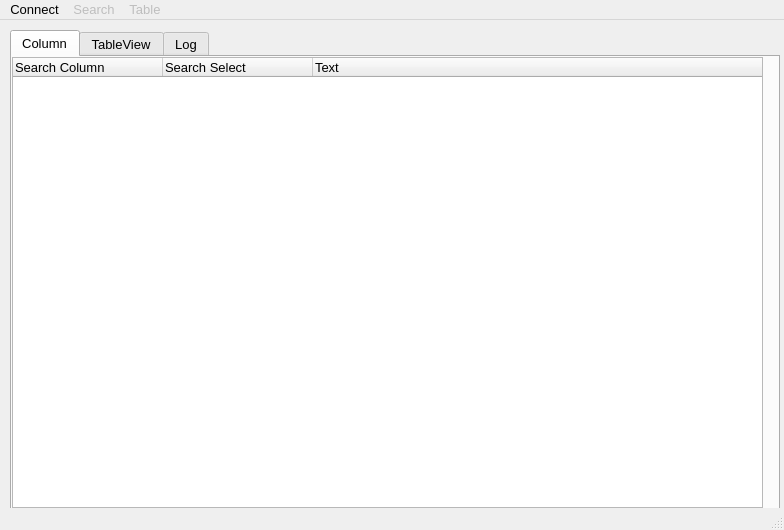
<?xml version="1.0" encoding="UTF-8"?>
<ui version="4.0">
 <class>MainWindow</class>
 <widget class="QMainWindow" name="MainWindow">
  <property name="geometry">
   <rect>
    <x>0</x>
    <y>0</y>
    <width>784</width>
    <height>530</height>
   </rect>
  </property>
  <property name="font">
   <font>
    <family>Arial</family>
    <pointsize>10</pointsize>
   </font>
  </property>
  <property name="windowTitle">
   <string>MainWindow</string>
  </property>
  <widget class="QWidget" name="centralwidget">
   <widget class="QTabWidget" name="tabWidget">
    <property name="geometry">
     <rect>
      <x>10</x>
      <y>10</y>
      <width>770</width>
      <height>480</height>
     </rect>
    </property>
    <property name="font">
     <font>
      <family>Arial</family>
      <pointsize>10</pointsize>
     </font>
    </property>
    <property name="contextMenuPolicy">
     <enum>Qt::DefaultContextMenu</enum>
    </property>
    <property name="tabShape">
     <enum>QTabWidget::Rounded</enum>
    </property>
    <property name="currentIndex">
     <number>0</number>
    </property>
    <widget class="QWidget" name="tab">
     <attribute name="title">
      <string>Column</string>
     </attribute>
     <widget class="QTreeWidget" name="treeWidget">
      <property name="geometry">
       <rect>
        <x>0</x>
        <y>0</y>
        <width>751</width>
        <height>451</height>
       </rect>
      </property>
      <property name="contextMenuPolicy">
       <enum>Qt::PreventContextMenu</enum>
      </property>
      <property name="selectionMode">
       <enum>QAbstractItemView::ExtendedSelection</enum>
      </property>
      <property name="columnCount">
       <number>3</number>
      </property>
      <attribute name="headerVisible">
       <bool>true</bool>
      </attribute>
      <attribute name="headerCascadingSectionResizes">
       <bool>true</bool>
      </attribute>
      <attribute name="headerDefaultSectionSize">
       <number>150</number>
      </attribute>
      <attribute name="headerHighlightSections">
       <bool>false</bool>
      </attribute>
      <attribute name="headerShowSortIndicator" stdset="0">
       <bool>false</bool>
      </attribute>
      <column>
       <property name="text">
        <string>Search Column</string>
       </property>
      </column>
      <column>
       <property name="text">
        <string>Search Select</string>
       </property>
      </column>
      <column>
       <property name="text">
        <string>Text</string>
       </property>
      </column>
     </widget>
    </widget>
    <widget class="QWidget" name="tab2">
     <attribute name="title">
      <string>TableView</string>
     </attribute>
     <widget class="QTableWidget" name="tableWidget">
      <property name="geometry">
       <rect>
        <x>0</x>
        <y>0</y>
        <width>760</width>
        <height>451</height>
       </rect>
      </property>
      <property name="editTriggers">
       <set>QAbstractItemView::NoEditTriggers</set>
      </property>
     </widget>
    </widget>
    <widget class="QWidget" name="tab3">
     <attribute name="title">
      <string>Log</string>
     </attribute>
     <widget class="QTextBrowser" name="textBrowser">
      <property name="geometry">
       <rect>
        <x>0</x>
        <y>0</y>
        <width>761</width>
        <height>451</height>
       </rect>
      </property>
     </widget>
    </widget>
   </widget>
  </widget>
  <widget class="QStatusBar" name="statusbar"/>
  <widget class="QMenuBar" name="menuBar">
   <property name="geometry">
    <rect>
     <x>0</x>
     <y>0</y>
     <width>784</width>
     <height>21</height>
    </rect>
   </property>
   <widget class="QMenu" name="menuConnect">
    <property name="title">
     <string>Connect</string>
    </property>
    <addaction name="actionConnect_To_DataBase"/>
   </widget>
   <widget class="QMenu" name="menuSearch">
    <property name="enabled">
     <bool>false</bool>
    </property>
    <property name="title">
     <string>Search</string>
    </property>
    <widget class="QMenu" name="menuSearch_Select">
     <property name="enabled">
      <bool>false</bool>
     </property>
     <property name="title">
      <string>Search Select</string>
     </property>
    </widget>
    <addaction name="menuSearch_Select"/>
    <addaction name="actionSearch_Text"/>
    <addaction name="actionSearch_Japan_Name"/>
   </widget>
   <widget class="QMenu" name="menuTable">
    <property name="enabled">
     <bool>false</bool>
    </property>
    <property name="title">
     <string>Table</string>
    </property>
    <addaction name="actionCell_Marking"/>
    <addaction name="actionClearCell_Marking"/>
    <addaction name="actionText_Marking"/>
    <addaction name="actionClear_Text_Marking"/>
   </widget>
   <addaction name="menuConnect"/>
   <addaction name="menuSearch"/>
   <addaction name="menuTable"/>
  </widget>
  <action name="actionSearch_Text">
   <property name="enabled">
    <bool>true</bool>
   </property>
   <property name="text">
    <string>Search Text</string>
   </property>
   <property name="shortcut">
    <string>F2</string>
   </property>
  </action>
  <action name="actionConnect_To_DataBase">
   <property name="text">
    <string>Connect To DataBase</string>
   </property>
   <property name="shortcut">
    <string>F1</string>
   </property>
  </action>
  <action name="actionCell_Marking">
   <property name="enabled">
    <bool>true</bool>
   </property>
   <property name="text">
    <string>Cell Marking</string>
   </property>
   <property name="shortcut">
    <string>Ctrl+F</string>
   </property>
  </action>
  <action name="actionClearCell_Marking">
   <property name="text">
    <string>Clear Cell Marking</string>
   </property>
  </action>
  <action name="actionText_Marking">
   <property name="text">
    <string>Text Marking</string>
   </property>
  </action>
  <action name="actionClear_Text_Marking">
   <property name="text">
    <string>Clear Text Marking</string>
   </property>
  </action>
  <action name="actionSearch_Japan_Name">
   <property name="text">
    <string>Search Japan Name</string>
   </property>
  </action>
 </widget>
 <resources/>
 <connections/>
</ui>
